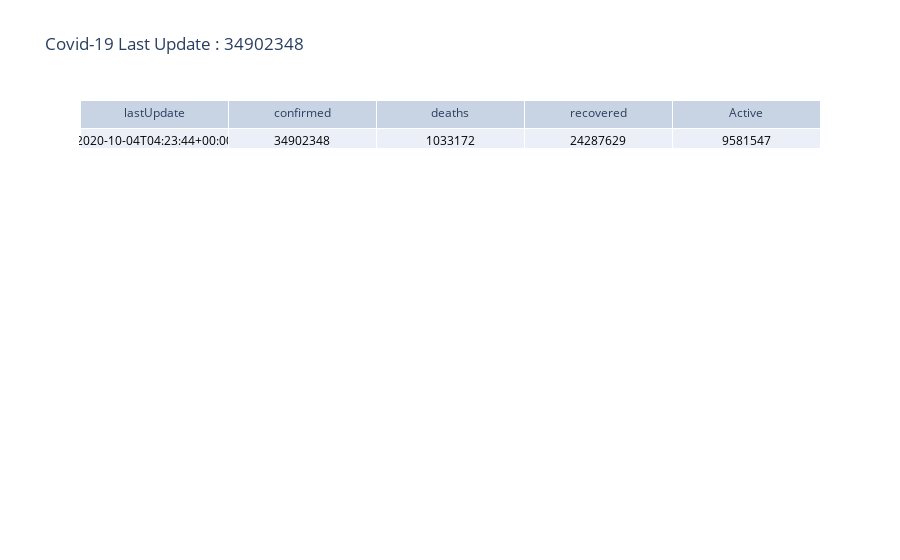

Notebook cell for this chart:
### Markdown cell above
เมื่อทำการ groupby แล้วพบว่าข้อมูลยอดผู้ติดเชื้อทั่วโลกอยู่ที่ 34,279,545 คน และยอดผู้เสียชีวิตทั่วโลกอยู่ที่ 1,022,702 คน

### Code cell
#ทำตารางขึ้นมาให้รู้จำนวน คอนเฟิร์ม(ว่าเป็น covid), ตาย, หายแล้ว, ที่ยังมีชีวิตอยู่

labels = ["lastUpdate","confirmed","deaths","recovered","Active"]
fig = go.Figure(data=[go.Table(header=dict(values=labels),
                               
                            
                     
                 cells=dict(values=Data.loc[2,["lastUpdate","confirmed","deaths","recovered","Active"]],
                             line_color='white',
                            font = dict(color = 'black', size = 12)))
                     ])
fig.update_layout(
    title='Covid-19 Last Update : '+ str(Data["confirmed"][2]),
)
fig.show()

### Figure 1 — Plotly figure (JSON) as saved in the notebook; plotly's stock layout.template omitted (floating-point values rounded to 4 significant figures)
{"data": [{"cells": {"font": {"color": "black", "size": 12}, "line": {"color": "white"}, "values": ["2020-10-04T04:23:44+00:00", 34902348, 1033172, 24287629, 9581547]}, "header": {"values": ["lastUpdate", "confirmed", "deaths", "recovered", "Active"]}, "type": "table"}], "layout": {"title": {"text": "Covid-19 Last Update : 34902348"}}}
